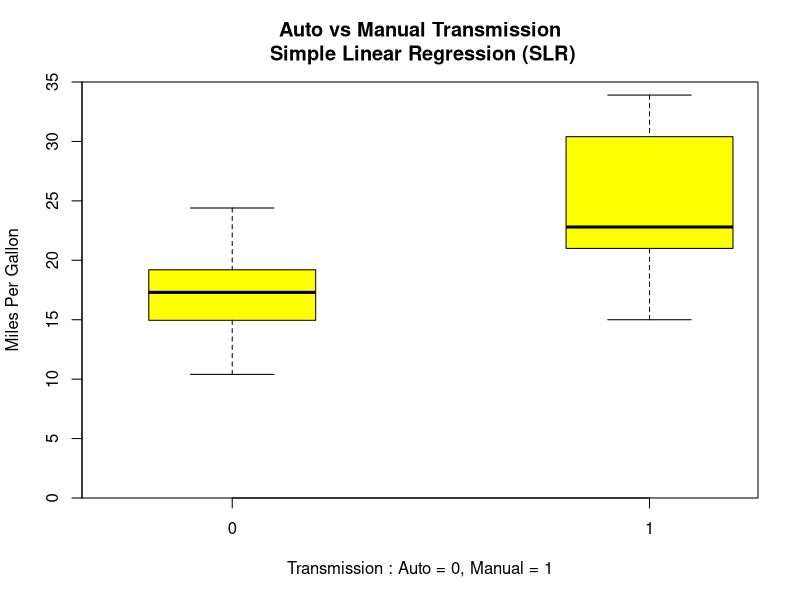
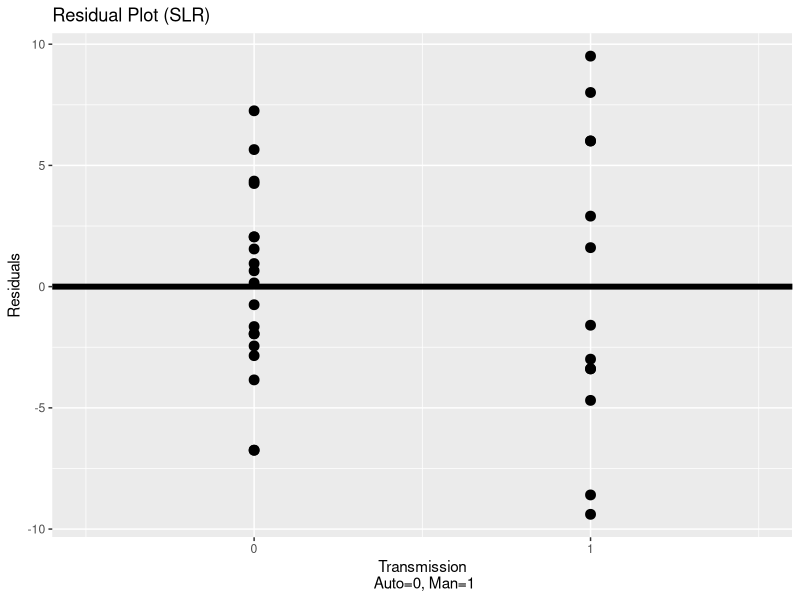

These figures' R source, in order:
# Regression Models Course : MTcars Analysis


# [, 1]	 mpg	 Miles/(US) gallon
# [, 2]	 cyl	 Number of cylinders
# [, 4]	 hp	 Gross horsepower
# [, 6]	 wt  Weight (1000 lbs)
# [, 9]	 am	 Transmission (0 = automatic, 1 = manual)

# Load data set
library(datasets)
library(ggplot2)
data("mtcars")

# Subset manual transmissions
mtcarMan <- mtcars[mtcars[,9] == 1,]
# Automatic transmissions
mtcarAuto <- mtcars[mtcars[,9] == 0,]

## --------------------
## Exploratory Analysis
## --------------------

# Examine columns and data types
str(mtcars)

# Range of MPG values
range(mtcars$mpg)

# Car transmissions: 
# 0 = automatic 
# 1 = manual 
table(mtcars$am)

## ---------------------------------
## Fitting Multiple Models, Strategy
## ---------------------------------

# So, we estimate a 7.25 mpg increase
# in moving from a automatic to a manual
# transmission.  We expect to get 17 mpg 
# with an automatic transmission.
fit1 <- lm(mpg ~ am, data = mtcars)
coef(fit1)

# This consistent with the mean values:
# Automatic transmission:
mean(mtcarAuto[,1])

# Manual transmission:
mean(mtcarMan[,1])

# The fit is also consistent with mean for 
# manual transmission:
fit1$coefficients[1] + fit1$coefficients[2]

# Summarize SLR comparison of auto vs man 
# transmission
summary(lm(mpg ~ factor(am) - 1 , mtcars))

# And visually
# g <- ggplot(mtcars,aes(x=am,y=mpg))
# g <- g + geom_point()
# g

boxplot(mpg ~ am, data = mtcars,
        boxwex = 0.4, at = 0:1 - 0.2,
        main = "Auto vs Manual Transmission\n Simple Linear Regression (SLR)",
        col = "yellow",
        xlab = "Transmission : Auto = 0, Manual = 1",
        ylab = "Miles Per Gallon",
        xlim = c(-0.5,1), ylim = c(0,35), yaxs = "i")

## ---------------------------------
library(car)

# Examine fit with 4 variables 
fit4 <- lm(mpg ~ factor(am) + cyl + hp + wt - 1, mtcars)
summary(fit4)

# See how correlated the variables are
fit <- lm(mpg ~ ., mtcars)
vif(fit)
sqrt(vif(fit))

# See how these regressors correlate with MPG
cor(mtcars$disp,mtcars$wt)

regressor <- c("cyl","disp","hp","wt","am", "gear","carb")
correlate <- c(round(cor(mtcars$mpg,mtcars$cyl),3),
               round(cor(mtcars$mpg,mtcars$disp),3),
               round(cor(mtcars$mpg,mtcars$hp),3),
               round(cor(mtcars$mpg,mtcars$wt),3),
               round(cor(mtcars$mpg,mtcars$am),3),
               round(cor(mtcars$mpg,mtcars$gear),3),
               round(cor(mtcars$mpg,mtcars$carb),3)
               )

mtCor <- data.frame(regressor, correlate)
t(mtCor[,2])

## -----------------------------
## Residual Plot and Diagnostics
## -----------------------------


g <- ggplot(data.frame(x = mtcars$am, y = resid(fit1)), aes(x=x, y=y))
g <- g + ggtitle("Residual Plot (SLR)") 
g <- g + xlab("Transmission\n Auto=0, Man=1")
g <- g + ylab("Residuals")
g <- g + geom_point(size = 3, colour = "black")
g <- g + geom_hline(yintercept = 0, size = 2)
g <- g + scale_x_continuous(breaks = 0:1, limits = c(-0.5,1.5))
g
  
## ------------------------------------
## Conclusions : Quantified Uncertainty
## ------------------------------------








